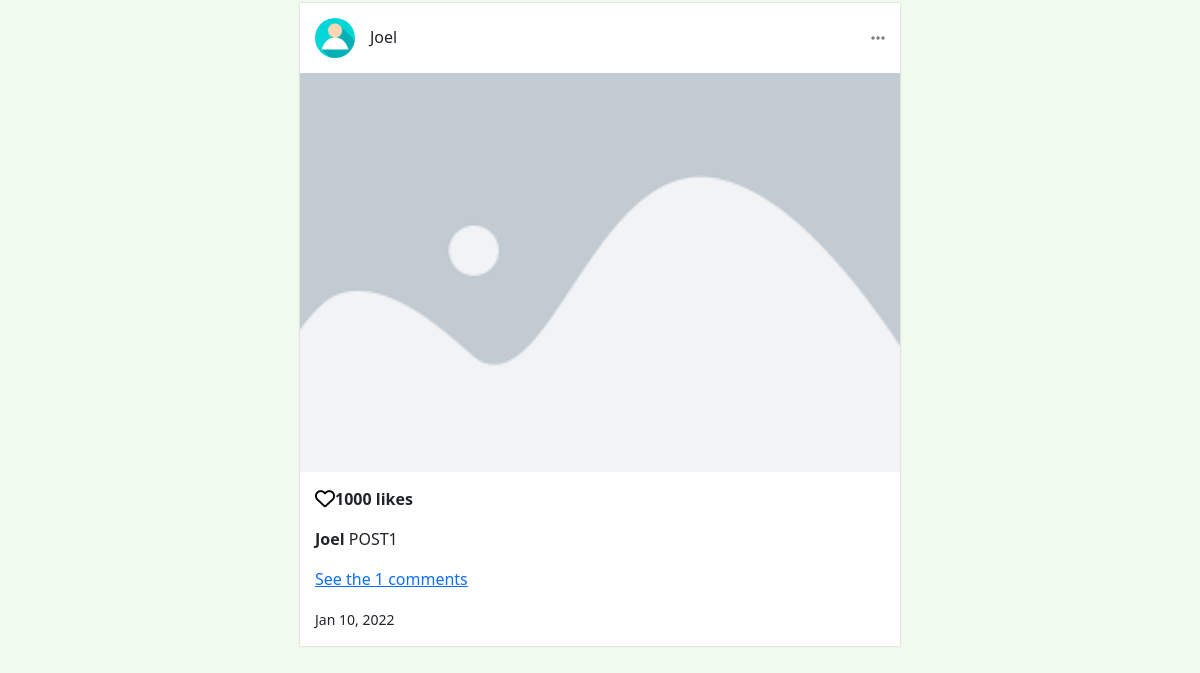
/publish/ (lower part), run on an earlier commit of the app's database.
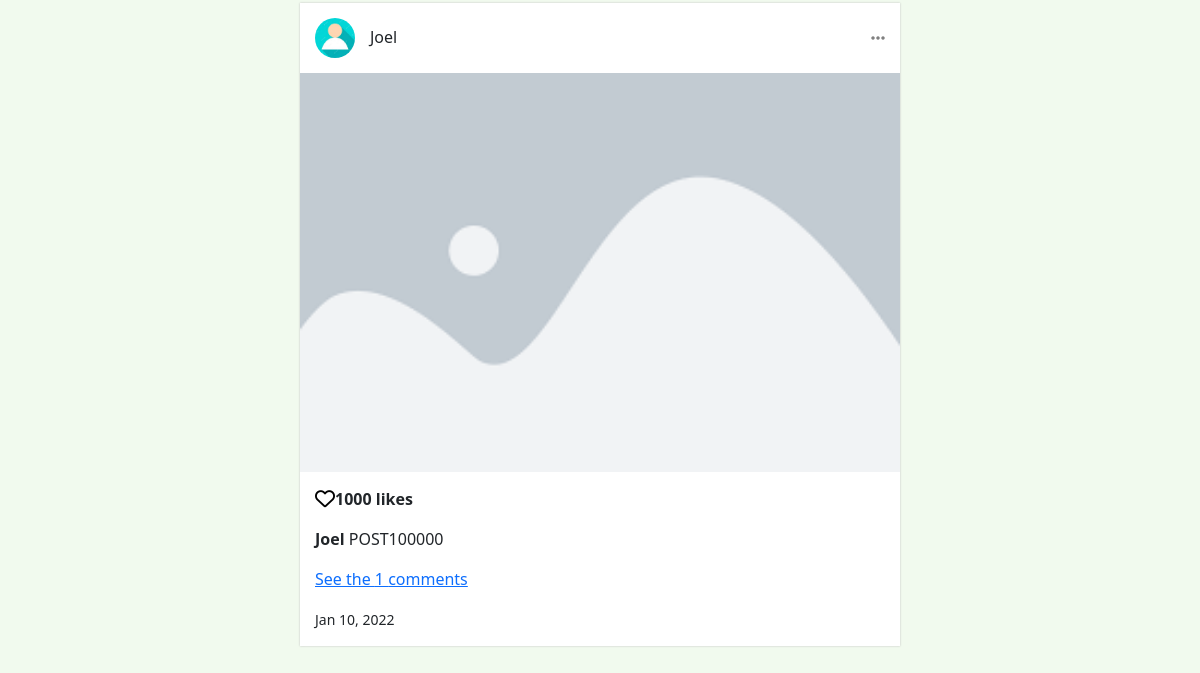
And on a later commit of the database.
### publicaciones/models.py (models this page shows, shortened)
class Pub_instagram(models.Model):
    usuario = models.ForeignKey(
        User , on_delete=models.CASCADE,related_name="post",null=True)
    likes = models.PositiveIntegerField(default = 0 , blank=True)
    fecha_pub = models.DateTimeField(auto_now_add=True)
    descripcion = models.TextField(null=True,blank=True)

### publicaciones/views.py (the view)
# urls.py: path("",views.publicacion),
def publicacion(request):
    posts= Pub_instagram.objects.all().order_by("-fecha_pub")
    return render(request,"publicaciones/publicaciones.html",{"posts":posts})

### publicaciones/templates/publicaciones/publicaciones.html (shortened to what this page needs)
{% extends "base.html"%}
{% load static %}
{%block content%}
<div class="post-container">
    {% for post in posts %}
        <div class="post">
            <div class="post-header d-flex justify-content-between">
                <div class="d-flex">
                    <a href="#">
                        <img class="profile-pic" src="{% static 'images/default_pic.jpg' %}">
                    </a>
                    <h6 class="post-user">{{post.usuario.username}}</h6>
                </div>
                <ul class="navbar-nav justify-content-end">
                    <li class="nav-item dropdown">
                        <a class="nav-link" href="#" id="navbarDropdown" role="button" data-toggle="dropdown" aria-haspopup="true" aria-expanded="false">
                            <i class="fas fa-ellipsis-h" style="color: gray;"></i>
                        </a>
                    </li>
                </ul>
            </div>
            <div class="post-pic-container">
                <img class="post-pic" src="{% static 'images/placeholder-vertical.jpg' %}">
            </div>
            <div class="post-footer">
                <div class="likes d-flex">
                    <a href="#"><i class="far fa-heart fa-lg mr-1 mt-1" style="color: black;"></i></a>
                    <p><strong>{{post.likes}} likes</strong></p>
                </div>
                <p class="quote"><strong>{{post.usuario.username}}</strong> {{post.descripcion}}</p>
                <a href="#"><p class="test-muted">See the {{post.comments.all.count}} comments</p></a>
                <small class="test-muted">{{post.fecha_pub|date:"M d, Y"}}</small>
            </div>
        </div>
    {% endfor %}
</div>
{%endblock%}

### templates/base.html (shortened to what this page needs)
<!DOCTYPE html>
{% load static %}
<html lang="en" dir="ltr">
<head>
<link href="https://cdn.jsdelivr.net/npm/bootstrap@5.1.3/dist/css/bootstrap.min.css" rel="stylesheet">
<link rel="stylesheet" href="{% static 'css/main.css' %}">
</head>
  <body>
    {% block content %}
    {% endblock %}
  </body>
</html>

### static/css/main.css (style rules this page uses)
body { background-color: #f1faee; }
.profile-pic { max-width: 40px; max-height: 40px; border-radius: 50%; }
.post-container { margin-top: 120px; width: 50%; margin-left: auto; margin-right: auto; margin-bottom: 50px; }
.post { background-color: white; margin-bottom: 30px; -webkit-box-shadow: 0px 0px 2px 0px #c1c1c1; box-shadow: 0px 0px 2px 0px #c1c1c1; }
.post-header { padding: 15px; }
.post-user { margin-left: 15px; margin-top: 10px; }
.post-pic { min-width: 100%; height: auto; max-width: 100%; }
.post-footer { background-color: white; padding: 15px; }

What changed in the data, as far as the page shows it:
changed Pub_instagram "Joel": descripcion "POST1" → "POST100000"
